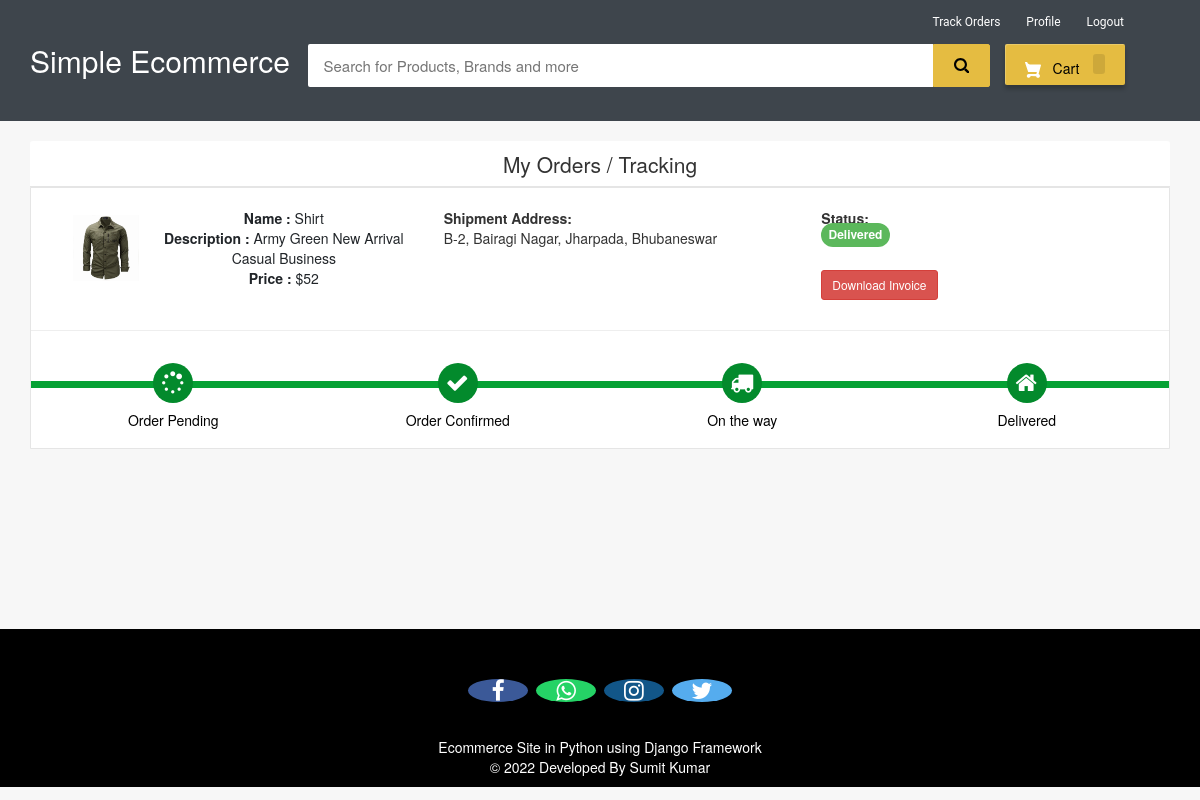
Page /my-order (signed in) on the committed database.
### ecom/models.py (models this page shows, shortened)
class Product(models.Model):
    name=models.CharField(max_length=40)
    product_image= models.ImageField(upload_to='product_image/',null=True,blank=True)
    price = models.PositiveIntegerField()
    description=models.CharField(max_length=40)

class Orders(models.Model):
    STATUS =(
        ('Pending','Pending'),
        ('Order Confirmed','Order Confirmed'),
        ('Out for Delivery','Out for Delivery'),
        ('Delivered','Delivered'),
    )
    customer=models.ForeignKey('Customer', on_delete=models.CASCADE,null=True)
    product=models.ForeignKey('Product',on_delete=models.CASCADE,null=True)
    email = models.CharField(max_length=50,null=True)
    address = models.CharField(max_length=500,null=True)
    mobile = models.CharField(max_length=20,null=True)
    order_date= models.DateField(auto_now_add=True,null=True)
    status=models.CharField(max_length=50,null=True,choices=STATUS)

### ecom/views.py (the view)
# urls.py: path('my-order', views.my_order_view,name='my-order'),
@login_required(login_url='customerlogin')
@user_passes_test(is_customer)
def my_order_view(request):
    customer=models.Customer.objects.get(user_id=request.user.id)
    orders=models.Orders.objects.all().filter(customer_id = customer)
    ordered_products=[]
    for order in orders:
        ordered_product=models.Product.objects.all().filter(id=order.product.id)
        ordered_products.append(ordered_product)
    return render(request,'ecom/my_order.html',{'data':zip(ordered_products,orders)})

### ecom/views.py (called while the page is built)
def is_customer(user):
    return user.groups.filter(name='CUSTOMER').exists()

### templates/ecom/my_order.html (shortened to what this page needs)
{% extends 'ecom/customer_base.html' %}
{% load static %}
{% block content %}
<br>
<div class="container">
    <header class="card-header" style="text-align:center; font-size: 21px"> My Orders / Tracking </header>
    {% for products,order in data %}
    <article class="card">
        <div class="card-body">
            <ul class="row" style="margin-left:20px;margin-top:20px;">
                <li class="col-md-4">
                  <figure class="itemside mb-3">
                    {%for product in products%}
                      <div class="aside"><img src="{% static product.product_image.url %}" class="img-sm border"></div>
                      <figcaption class="info align-self-center">
                          <p class="title"><strong>Name : </strong>{{product.name}} <br> <strong>Description : </strong>{{product.description}} <br> <strong>Price : </strong>${{product.price}}</p>
                      </figcaption>
                  </figure>
                </li>
                <li class="col-md-4">
                    <div class="col"> <strong>Shipment Address:</strong> <br> {{order.address}}</div>
                </li>
                <li class="col-md-4">
                    <div class="col"> <strong>Status:</strong> <br>
                        {% if order.status == 'Pending'%}
                        <td> <span class="label label-info" style="font-size: 12px; border-radius: 30px;">{{order.status}}</span></td>
                        {% elif order.status == 'Delivered' %}
                        <td> <span class="label label-success" style="font-size: 12px; border-radius: 30px;">{{order.status}}</span></td>
                        {% elif order.status == 'Out for Delivery' %}
                        <td> <span class="label label-default" style="font-size: 12px; border-radius: 30px;">{{order.status}}</span></td>
                        {%else%}
                          <td> <span class="label label-primary" style="font-size: 12px; border-radius: 30px;">{{order.status}}</span></td>
                        {%endif%}
                    </div> <br>
                    <h4><a style="text-decoration:none;" href="{% url 'download-invoice' order.id product.id  %}" ><button class="btn btn-danger btn-sm">Download Invoice</button></a></h4>
                </li>
                {%endfor%}
            </ul>
            <hr>
            <div class="track">
                {%if order.status == 'Pending' %}
                <div class="step active"> <span class="icon"> <i style="padding-top:3px; padding-right:25px;" class="fa fa-spinner"></i> </span> <span class="text">Order Pending</span> </div>
                <div class="step "> <span class="icon"> <i style="padding-top:3px; padding-right:25px;" class="fa fa-check"></i> </span> <span class="text"> Order Confirmed</span> </div>
                <div class="step "> <span class="icon"> <i style="padding-top:3px; padding-right:25px;" class="fa fa-truck"></i> </span> <span class="text"> On the way </span> </div>
                <div class="step "> <span class="icon"> <i style="padding-top:3px; padding-right:25px;" class="fa fa-home"></i> </span> <span class="text">Delivered</span> </div>
                {%else%}
                <div class="step active"> <span class="icon"> <i style="padding-top:3px; padding-right:25px;" class="fa fa-spinner"></i> </span> <span class="text">Order Pending</span> </div>
                <div class="step active"> <span class="icon"> <i style="padding-top:3px; padding-right:25px;" class="fa fa-check"></i> </span> <span class="text"> Order Confirmed</span> </div>
                <div class="step active"> <span class="icon"> <i style="padding-top:3px; padding-right:25px;" class="fa fa-truck"></i> </span> <span class="text"> On the way </span> </div>
                <div class="step active"> <span class="icon"> <i style="padding-top:3px; padding-right:25px;" class="fa fa-home"></i> </span> <span class="text">Delivered</span> </div>
                {%endif%}
            </div>
        </div>
    </article><br>
    {%endfor%}
</div>
<br><br><br><br><br>
{% endblock content %}

### templates/ecom/customer_base.html (style rules this page uses)
body { background-color: #f7f7f7; }
.fa { font-size: 23px; width: 60px; text-align: center; text-decoration: none; margin: 5px 2px; border-radius: 50%; }
p { text-align: center; }

### templates/ecom/my_order.html (style rules this page uses)
body { background-color: #f7f7f7; }
.container { margin-top: 0px; margin-bottom: 0px }
.card { position: relative; display: -webkit-box; display: -ms-flexbox; display: flex; -webkit-box-orient: vertical; -webkit-box-direction: normal; -ms-flex-direction: column; flex-direction: column; min-width: 0; word-wrap: break-word; background-color: #fff; background-clip: border-box; border: 1px solid rgba(0, 0, 0, 0.1); border-radius: 0.10rem }
.card-header:first-child { border-radius: calc(0.37rem - 1px) calc(0.37rem - 1px) 0 0 }
.card-header { padding: 0.75rem 1.25rem; margin-bottom: 0; background-color: #fff; border-bottom: 1px solid rgba(0, 0, 0, 0.1) }
.track { position: relative; background-color: #ddd; height: 7px; display: -webkit-box; display: -ms-flexbox; display: flex; margin-bottom: 60px; margin-top: 50px }
.track .step { -webkit-box-flex: 1; -ms-flex-positive: 1; flex-grow: 1; width: 25%; margin-top: -18px; text-align: center; position: relative }
.track .step.active:before { background: #05a134 }
.track .step::before { height: 7px; position: absolute; content: ""; width: 100%; left: 0; top: 18px }
.track .step.active .icon { background: #038a2c; color: #fff }
.track .icon { display: inline-block; width: 40px; height: 40px; line-height: 40px; position: relative; border-radius: 100%; background: #ddd }
.track .step.active .text { font-weight: 400; color: #000 }
.track .text { display: block; margin-top: 7px }
.itemside { position: relative; display: -webkit-box; display: -ms-flexbox; display: flex; width: 100% }
.itemside .aside { position: relative; -ms-flex-negative: 0; flex-shrink: 0 }
.img-sm { width: 80px; height: 80px; padding: 7px }
ul.row, ul.row-sm { list-style: none; padding: 0 }
.itemside .info { padding-left: 15px; padding-right: 7px }
.itemside .title { display: block; margin-bottom: 5px; color: #212529 }
p { margin-top: 0; margin-bottom: 1rem }

### rows in the picture
Orders: address "B-2, Bairagi Nagar, Jharpada, Bhubaneswar", status "Delivered", shows "Order Pending"
Product: product_image (picture), name "Shirt", description "Army Green New Arrival Casual Business", price "52"
